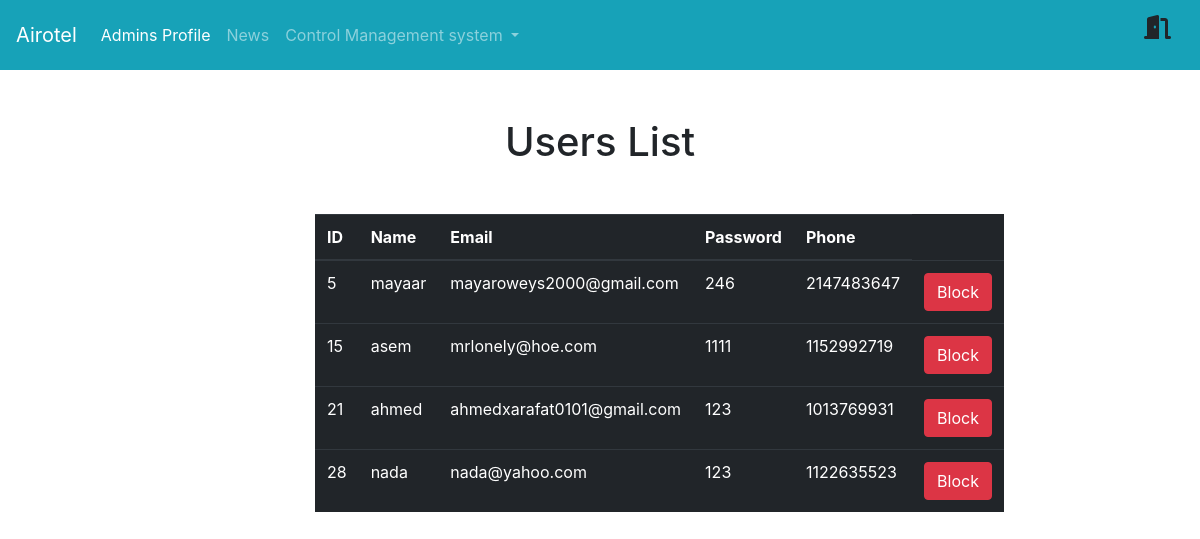
The page /semi/admin/user.php (signed in) on the database its author committed.
### tables this page shows
CREATE TABLE `user` (
  `id` int(11) NOT NULL,
  `name` varchar(255) NOT NULL,
  `email` varchar(255) NOT NULL,
  `password` varchar(255) NOT NULL,
  `phone` int(11) NOT NULL
);

### semi/admin/user.php (the view, shortened to what this page needs)
<?php
include '../sharedd/adminshared.php';
include '../shared/configuration.php';
if (isset($_SESSION['admin'])){
$select = "SELECT * FROM `user`";
$s = mysqli_query($conn , $select);
?>
<h1 class="text-center mt-5"> Users List </h1>
<div class="container col-6 mt-5">
<table class="table table-dark">
  <thead>
    <tr>
      <th scope="col">ID</th>
      <th scope="col">Name</th>
      <th scope="col">Email</th>
      <th scope="col">Password</th>
      <th scope="col">Phone</th>
    </tr>
  </thead>
  <tbody>
  <tr>
                        <?php foreach($s as $data){ ?>
                        <td><?php echo$data['id'] ?></td>
                        <td><?php echo$data['name'] ?></td>
                        <td><?php echo$data['email'] ?></td>
                        <td><?php echo$data['password'] ?></td>
                        <td><?php echo$data['phone'] ?></td>
                        <td class=text-center> <a onclick="return confirm('Are You Sure')"
                                href="/semi/admin/user.php?Delete=<?php echo $data['id']?>"
                                class="btn btn-danger"> Block</a></td>
                    </tr>
                    <?php } ?>
  </tbody>
</table>
</div>
<?php
} else{
  echo "not admin";
}
?>

### rows shown on the page
user: id "5", name "mayaar", email "mayaroweys2000@gmail.com", password "246", phone "2147483647"
user: id "15", name "asem", email "mrlonely@hoe.com", password "1111", phone "1152992719"
user: id "21", name "ahmed", email "ahmedxarafat0101@gmail.com", password "123", phone "1013769931"
user: id "28", name "nada", email "nada@yahoo.com", password "123", phone "1122635523"
